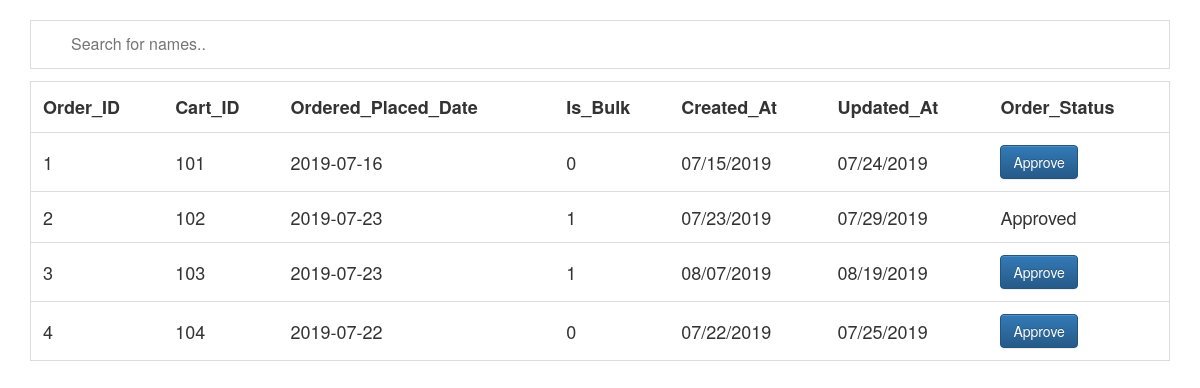
Screenshot of /manage_order.php with the database file from the repository.
### tables this page shows
CREATE TABLE IF NOT EXISTS `orders` (
  `order_id` bigint(20) unsigned NOT NULL AUTO_INCREMENT,
  `cart_id` int(11) NOT NULL,
  `order_placed_date` date NOT NULL,
  `order_status` varchar(191) NOT NULL,
  `is_bulk` int(11) NOT NULL,
  `created_at` timestamp NULL DEFAULT NULL,
  `updated_at` timestamp NULL DEFAULT NULL,
  PRIMARY KEY (`order_id`)
);

### manage_order.php (the view, shortened to what this page needs)
<html>
<head>
<link rel="stylesheet" href="https://stackpath.bootstrapcdn.com/bootstrap/3.4.1/css/bootstrap.min.css">
<link rel="stylesheet" href="https://stackpath.bootstrapcdn.com/bootstrap/3.4.1/css/bootstrap-theme.min.css">
</head>
<div class="container" style="margin-top:20px">
<input type="text" id="myInput" onkeyup="myFunction()" placeholder="Search for names.." title="Type in a name">
</div>
<?php
$servername = "localhost";
$username = "root";
$password = "";
$dbname = "Jpmc";
$conn = new mysqli($servername, $username, $password, $dbname);
$sql = "SELECT * FROM orders";
$result = $conn->query($sql);
echo "<div class=\"container\"><table id=\"myTable\" >";
echo "<tr>";
    echo "<th>".'Order_ID'."</th>";
	echo "<th>".'Cart_ID'."</th>";
    echo "<th>". 'Ordered_Placed_Date'. "</th>";
	echo "<th>".'Is_Bulk'. "</th>";
	echo "<th>".'Created_At'."</th>";
	echo "<th>".'Updated_At'."</th>";
	echo "<th>". 'Order_Status'. "</th>";
 echo "</tr>";
if ($result->num_rows > 0) {
    while($row = $result->fetch_assoc()) {
			$order_id=$row['order_id'];
			echo "<form name=\"order_form\" method=\"post\" action=\"approve_order.php?id=$order_id\">";
			echo "<tr>";
			echo "<td name=\"$order_id\">" . $order_id . "</td>";
			echo "<td>" . $row['cart_id'] . "</td>";
			echo "<td>" . $row['order_placed_date'] . "</td>";
			echo "<td>" . $row['is_bulk'] . "</td>";
			$cdt = new DateTime($row['created_at']);
            $cdate = $cdt->format('m/d/Y');
			echo "<td>" . $cdate . "</td>";
			$udt = new DateTime($row['updated_at']);
            $udate = $udt->format('m/d/Y');
			echo "<td>" . $udate ."</td>";
			if($row['order_status']=="Pending")
			{
				echo "<td>"."<button type='submit' name='approve' class='btn btn-primary' >". Approve ."</button>"."</td>";
			}
			else {
				echo "<td>" . "Approved" . "</td>";
			}
		    echo "</tr>";
				echo "</form>";
    }
} else {
    echo "0 results";
}
echo "</table></div>";
?>
</html>

### manage_order.php (style rules this page uses)
* { box-sizing: border-box; }
#myInput { background-image: url('/css/searchicon.png'); background-position: 10px 10px; background-repeat: no-repeat; width: 100%; font-size: 16px; padding: 12px 20px 12px 40px; border: 1px solid #ddd; margin-bottom: 12px; }
#myTable { border-collapse: collapse; width: 100%; border: 1px solid #ddd; font-size: 18px; }
#myTable th, #myTable td { text-align: left; padding: 12px; }
#myTable tr { border-bottom: 1px solid #ddd; }

### rows the page displays
orders: order_id "1", cart "101", order_placed_date "2019-07-16", is_bulk "0", created_at "07/15/2019", updated_at "07/24/2019"
orders: order_id "2", cart "102", order_placed_date "2019-07-23", is_bulk "1", created_at "07/23/2019", updated_at "07/29/2019", order_status "Approved"
orders: order_id "3", cart "103", order_placed_date "2019-07-23", is_bulk "1", created_at "08/07/2019", updated_at "08/19/2019"
orders: order_id "4", cart "104", order_placed_date "2019-07-22", is_bulk "0", created_at "07/22/2019", updated_at "07/25/2019"
